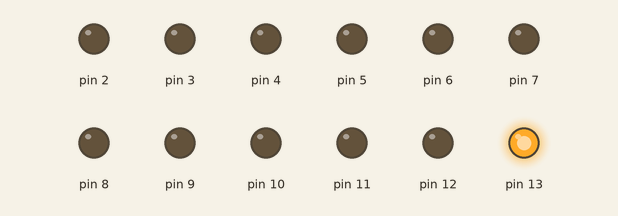
Bench run of a sketch on a simulated Arduino Uno, built with avr-gcc and run on an emulated ATmega328P. On the bench: output pins drawn as LEDs (lit = HIGH).

Above: at 0.4 s.
At 3.1 s:
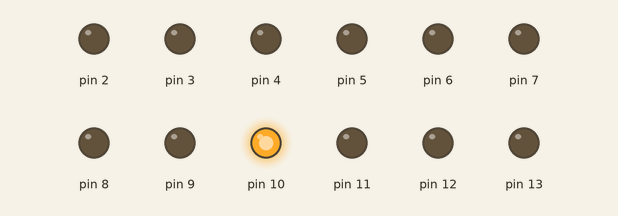
At 4.9 s:
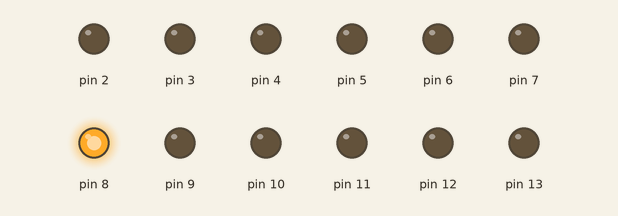
At 6.7 s:
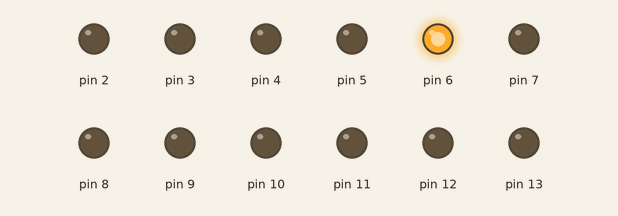
At 10.3 s:
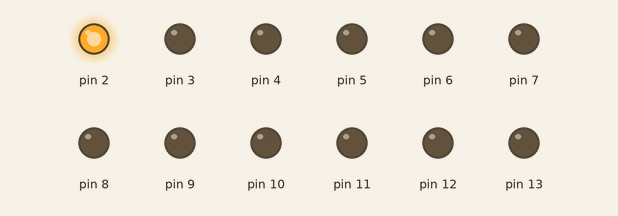
At 13.9 s:
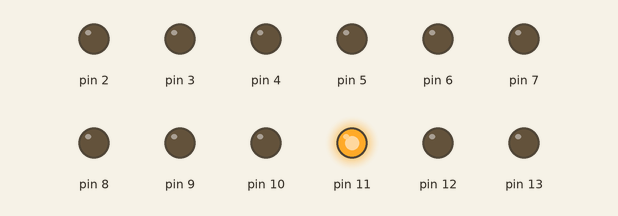
Timing chart, 0 to 15.2 s (numbered marks = the images above):
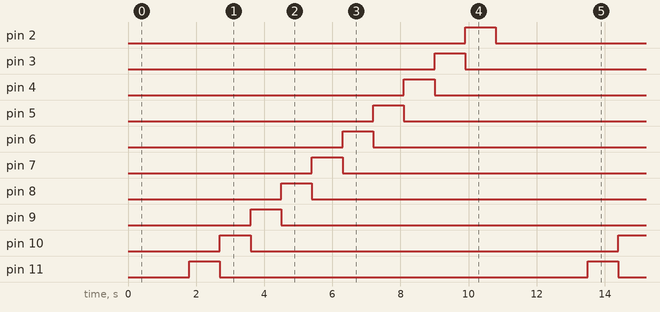

Measured:
- by itself, pin 2–13: alternates HIGH for 0.90 s and LOW for 10.8 s
- by itself, everything shown: repeats every 11.7 s, in 13 steps

The sketch:

test.ino
```cpp
void setup() {
  Serial.begin(9600);
  for(int i=2;i<=13;i++)
  {
    pinMode(i,OUTPUT);
  }
}
void loop() {
  for(int j=13;j>=1;j--)
  {
    digitalWrite(j,HIGH);
    delay(900);
    digitalWrite(j,LOW);
  }
}
```
